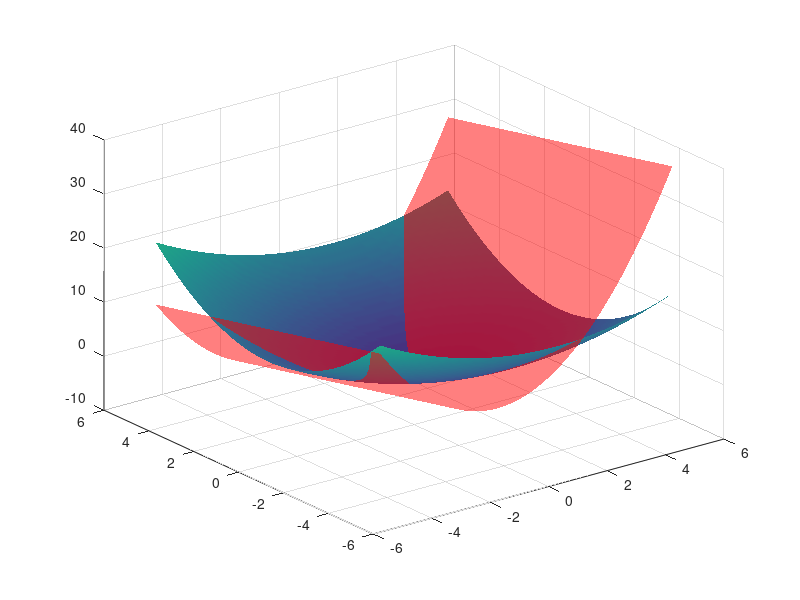

This chart was generated by the following MATLAB code: (Note: this script raises an error after producing the figure.)
% 定义 Q 矩阵
Q = diag([0.5, 1]);

% 定义函数 f(x) 使用匿名函数
f = @(x) 0.5 * (x - [1; 0])' * Q * (x - [1; 0]);

% 创建 x1 和 x2 的范围
x1 = linspace(-5, 5, 100);
x2 = linspace(-5, 5, 100);

% 创建网格
[X1, X2] = meshgrid(x1, x2);

% 计算 Z 值用于第一个函数
Z1 = zeros(size(X1));
for i = 1:numel(X1)
    Z1(i) = f([X1(i); X2(i)]);
end

% 定义第二个函数 g(x1, x2) = x1^2 + 2*x1 - x2
g = @(x1, x2) x1.^2 + 2*x1 - x2;

% 计算 Z2 值用于第二个函数
Z2 = g(X1, X2);

% 绘制第一个函数的三维图
figure;
surf(X1, X2, Z1, 'FaceColor', 'interp', 'EdgeColor', 'none'); % 设置颜色插值，无边线
hold on;

% 绘制第二个函数的三维图，使用不同的颜色或透明度
hsurf = surf(X1, X2, Z2, 'FaceAlpha', 0.5, 'EdgeColor', 'none', 'FaceColor', 'r'); % 设置半透明红色表面
alpha(0.5); % 可选：设置全局透明度

% 设置图形属性
title('f(x) and g(x1, x2)');
xlabel('x_1');
ylabel('x_2');
zlabel('f(x) / g(x1,x2)');
shading interp;
colorbar;

% 添加一个图例
legend('f(x) = 0.5*(x-[1; 0])''*Q*(x-[1; 0])', 'g(x1, x2) = x1^2 + 2*x1 - x2');

% 调整视角以更好地查看两个表面的关系
view(140, 30);

% 确保两个曲面在 z 轴上的比例合适，可以正确比较
axis tight;

hold off;